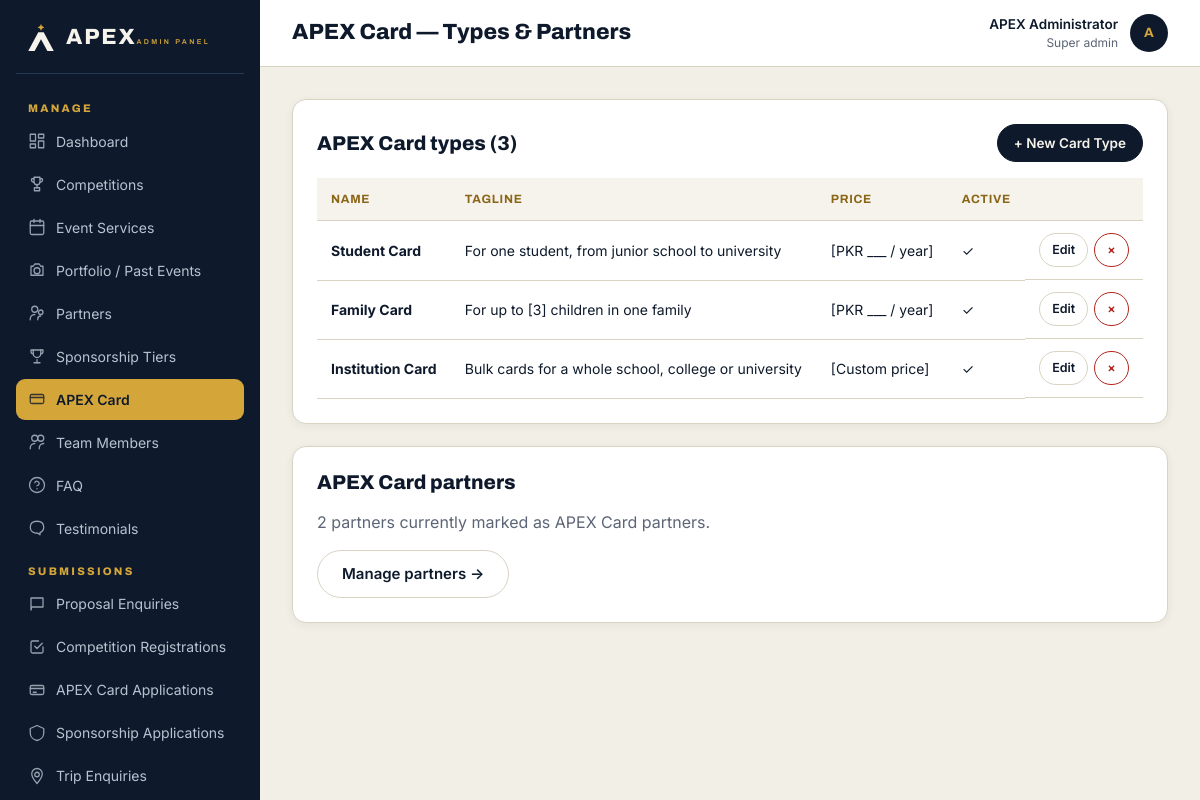
Screenshot of /admin/card/index.php (signed in) with the database file from the repository.
### tables this page shows
CREATE TABLE `apex_card_types` (
  `id` INT UNSIGNED NOT NULL AUTO_INCREMENT,
  `name` VARCHAR(80) NOT NULL,
  `tagline` VARCHAR(200) NULL,
  `price` VARCHAR(80) NULL,
  `description` TEXT NULL,
  `benefits` TEXT NULL,
  `sort_order` INT NOT NULL DEFAULT 0,
  `is_active` TINYINT(1) NOT NULL DEFAULT 1,
  PRIMARY KEY (`id`)
);

### includes/functions.php (called while the page is built, shortened)
<?php
if (!function_exists('e')) {
    function e($v): string {
        return htmlspecialchars((string)$v, ENT_QUOTES | ENT_SUBSTITUTE, 'UTF-8');
    }
}

### config/database.php (called while the page is built)
<?php
$dbConfig = [
    'host'     => $_ENV['DB_HOST']     ?? getenv('DB_HOST')     ?: 'localhost',
    'name'     => $_ENV['DB_NAME']     ?? getenv('DB_NAME')     ?: 'apex_db',
    'user'     => $_ENV['DB_USER']     ?? getenv('DB_USER')     ?: 'root',
    'pass'     => $_ENV['DB_PASS']     ?? getenv('DB_PASS')     ?: '',
    'charset'  => 'utf8mb4',
    'port'     => $_ENV['DB_PORT']     ?? getenv('DB_PORT')     ?: 3306,
];
function db(): PDO
{
    static $pdo = null;
    if ($pdo instanceof PDO) {
        return $pdo;
    }
    global $dbConfig;
    $dsn = sprintf(
        'mysql:host=%s;port=%d;dbname=%s;charset=%s',
        $dbConfig['host'], (int)$dbConfig['port'], $dbConfig['name'], $dbConfig['charset']
    );
    try {
        $pdo = new PDO($dsn, $dbConfig['user'], $dbConfig['pass'], [
            PDO::ATTR_ERRMODE            => PDO::ERRMODE_EXCEPTION,
            PDO::ATTR_DEFAULT_FETCH_MODE => PDO::FETCH_ASSOC,
            PDO::ATTR_EMULATE_PREPARES   => false,
            PDO::MYSQL_ATTR_INIT_COMMAND => "SET NAMES 'utf8mb4' COLLATE 'utf8mb4_unicode_ci'",
        ]);
    } catch (PDOException $e) {
        http_response_code(500);
        if (!empty($_ENV['APP_DEBUG']) || getenv('APP_DEBUG') === 'true') {
            exit('Database connection failed: ' . htmlspecialchars($e->getMessage()));
        }
        error_log('[APEX] DB connection failed: ' . $e->getMessage());
        exit('We could not connect to the database right now. Please try again shortly.');
    }
    return $pdo;
}

### includes/auth.php (called while the page is built, shortened)
<?php
function admin_user(): ?array
{
    try {
        $stmt = db()->prepare('SELECT id,name,email,role,is_active FROM admins WHERE id=? LIMIT 1');
        $stmt->execute([(int)$_SESSION['admin_id']]);
        $u = $stmt->fetch();
        if ($u && (int)$u['is_active'] === 1) {
            return $cached = $u;
        }
    } catch (Throwable $e) {  }
    return null;
}
function require_admin(): array
{
    $u = admin_user();
    return $u;
}

### admin/card/index.php (the view, shortened to what this page needs)
<?php
$pageTitle = 'APEX Card — Types & Partners';
require_once dirname(__DIR__) . '/includes/header.php';
$types = db()->query('SELECT * FROM apex_card_types ORDER BY sort_order')->fetchAll();
$cardPartners = db()->query('SELECT COUNT(*) FROM partners WHERE is_card_partner=1')->fetchColumn();
?>
<div class="admin-card">
  <div style="display:flex;justify-content:space-between;align-items:center;margin-bottom:16px"><h2 style="margin:0">APEX Card types (<?= count($types) ?>)</h2><a class="btn btn-navy btn-sm" href="edit.php">+ New Card Type</a></div>
  <table class="admin-table">
    <thead><tr><th>Name</th><th>Tagline</th><th>Price</th><th>Active</th><th></th></tr></thead>
    <tbody>
    <?php foreach ($types as $r): ?>
      <tr>
        <td><b><?= e($r['name']) ?></b></td>
        <td><?= e($r['tagline']) ?></td>
        <td><?= e($r['price']) ?></td>
        <td><?= $r['is_active']?'✓':'—' ?></td>
        <td class="actions">
          <a class="btn btn-ghost btn-sm" href="edit.php?id=<?= e($r['id']) ?>">Edit</a>
          <form method="POST" action="delete.php" style="display:inline" onsubmit="return confirm('Delete?')"><?= csrf_field() ?><input type="hidden" name="id" value="<?= e($r['id']) ?>"><button class="btn btn-ghost btn-sm" style="color:var(--red);border-color:var(--red)">×</button></form>
        </td>
      </tr>
    <?php endforeach; ?>
    </tbody>
  </table>
</div>
<div class="admin-card">
  <h2>APEX Card partners</h2>
  <p class="text-slate"><?= (int)$cardPartners ?> partners currently marked as APEX Card partners.</p>
  <a class="btn btn-ghost" href="../partners/index.php">Manage partners →</a>
</div>
<?php require_once dirname(__DIR__) . '/includes/footer.php'; ?>

### admin/includes/header.php (shortened to what this page needs)
<?php
require_once dirname(__DIR__, 2) . '/includes/auth.php';
$user = require_admin();
$pageTitle = $pageTitle ?? 'Dashboard';
$selfParts = explode('/', ltrim($_SERVER['PHP_SELF'] ?? '', '/'));
$adminIdx = array_search('admin', $selfParts, true);
$depthBelowAdmin = $adminIdx !== false ? max(0, count($selfParts) - $adminIdx - 2) : 0;
$adminBase = str_repeat('../', $depthBelowAdmin);
$siteBase  = $adminBase . '../';
function admin_nav_link(string $pathUnderAdmin, string $label, string $icon = ''): void {
    global $adminBase;
    $href = $adminBase . ltrim($pathUnderAdmin, '/');
    $current = trim($_SERVER['REQUEST_URI'] ?? '', '/');
    $dir     = dirname($pathUnderAdmin);
    $isActive = str_ends_with($current, '/' . trim($pathUnderAdmin, '/'))
             || ($dir !== '.' && str_contains($current, '/' . trim($dir, '/') . '/'));
    echo '<a href="' . e($href) . '"' . ($isActive ? ' aria-current="page"' : '') . '>';
    if ($icon) echo '<svg class="ico" viewBox="0 0 24 24" fill="none" stroke="currentColor" stroke-width="1.7" stroke-linecap="round" stroke-linejoin="round" aria-hidden="true">' . $icon . '</svg>';
    echo e($label) . '</a>';
}
?>
<!doctype html>
<html lang="en">
<head>
<link rel="stylesheet" href="<?= e($siteBase) ?>assets/css/main.css">
<link rel="stylesheet" href="<?= e($siteBase) ?>assets/css/admin.css">
</head>
<body class="admin">
<div class="admin-shell">
  <aside id="admin-side" class="admin-side">
    <a class="admin-brand" href="<?= e($adminBase) ?>dashboard.php">
      <svg viewBox="0 0 120 110" width="30" height="27" aria-hidden="true"><path d="M60 0 Q62 12 74 14 Q62 16 60 28 Q58 16 46 14 Q58 12 60 0 Z" fill="#D4A63A"/><path d="M49 34 L71 34 L112 110 L86 110 L60 62 L34 110 L8 110 Z" fill="#F6F3EC"/></svg>
      <span><span class="name">APEX</span><span class="sub">ADMIN PANEL</span></span>
    </a>
    <nav class="admin-nav">
      <h4>MANAGE</h4>
      <?php
      admin_nav_link('dashboard.php', 'Dashboard', '<rect x="3" y="3" width="7" height="9"/><rect x="14" y="3" width="7" height="5"/><rect x="14" y="12" width="7" height="9"/><rect x="3" y="16" width="7" height="5"/>');
      admin_nav_link('card/index.php', 'APEX Card', '<rect x="3" y="6" width="18" height="12" rx="2"/><line x1="3" y1="10" x2="21" y2="10"/>');
      ?>
      <h4>SUBMISSIONS</h4>
    </nav>
  </aside>
  <section class="admin-main">
    <header class="admin-topbar">
      <h1><?= e($pageTitle) ?></h1>
      <div class="user">
        <div style="text-align:right">
          <div style="font-weight:600"><?= e($user['name']) ?></div>
          <div style="color:var(--slate);font-size:12px"><?= e(ucfirst(str_replace('_',' ',$user['role']))) ?></div>
        </div>
        <div class="avatar"><?= e(strtoupper(substr($user['name'],0,1))) ?></div>
      </div>
    </header>
    <div class="admin-content">

### assets/css/main.css (style rules this page uses)
:root { --navy: #0E1A2B; --panel: #15253B; --edge: #263A57; --gold: #D4A63A; --gold-2: #E3B54A; --dgold: #8A6516; --blue: #2563EB; --blue-dark: #1D4ED8; --blue-soft: #EFF4FF; --ivory: #F6F3EC; --white: #FFFFFF; --slate: #5B6576; --mist: #B9C2D0; --line: #D9D3C4; --line-cool: #E5E7EB; --green: #1F6B45; --greenbg:#E3F1E8; --red: #B3261E; --redbg: #FDECEA; --radius: 14px; --radius-lg: 20px; --shadow-sm: 0 2px 10px rgba(14,26,43,.06); --shadow: 0 12px 28px rgba(14,26,43,.08); --shadow-lg: 0 24px 60px rgba(14,26,43,.14); --shadow-header: 0 1px 2px rgba(15,23,42,.04), 0 2px 8px rgba(15,23,42,.06); --max: 1240px; --transition: .25s cubic-bezier(.2,.8,.2,1); }
*,*::before,*::after { box-sizing:border-box }
html { scroll-behavior:smooth;-webkit-text-size-adjust:100% }
body { margin:0;font-family:Inter,system-ui,-apple-system,Segoe UI,Roboto,sans-serif;color:var(--navy);background:var(--ivory);line-height:1.5;overflow-x:hidden }
img,svg,video { max-width:100%;height:auto;display:block }
a { color:var(--dgold);text-decoration:none;transition:color var(--transition) }
button { font:inherit;cursor:pointer }
input,select,textarea,button { font-family:inherit }
h1,h2,h3,h4 { font-family:Archivo,sans-serif;font-weight:800;line-height:1.15;margin:0 0 .5em }
h1 { font-size:clamp(34px,4.4vw,56px);font-stretch:115% }
h2 { font-size:clamp(26px,3.2vw,40px);font-stretch:112% }
p { margin:0 0 1em }
.btn { display:inline-flex;align-items:center;gap:8px;font-weight:600;font-size:15px;padding:13px 24px;border-radius:999px;min-height:48px;text-decoration:none;border:1.5px solid transparent;transition:all var(--transition);cursor:pointer;line-height:1;font-family:inherit }
.btn-navy { background:var(--navy);color:var(--ivory);border-color:var(--navy) }
.btn-ghost { background:#fff;color:var(--navy);border-color:var(--line) }
.btn-sm { padding:9px 16px;min-height:38px;font-size:13.5px }
.text-slate { color:var(--slate) }
html,body { max-width:100% }
body { overflow-x:hidden;overflow-x:clip }
img,video,iframe,svg { max-width:100%;height:auto }
table { max-width:100% }
a { word-wrap:break-word;overflow-wrap:break-word }
input,textarea,select,button { -webkit-appearance:none;appearance:none;max-width:100% }

### rows the page displays
apex_card_types: name "Student Card", tagline "For one student, from junior school to university", price "[PKR ___ / year]"
apex_card_types: name "Family Card", tagline "For up to [3] children in one family", price "[PKR ___ / year]"
apex_card_types: name "Institution Card", tagline "Bulk cards for a whole school, college or university", price "[Custom price]"

### other values shown
$pageTitle "APEX Card — Types & Partners"
$user['name'] "APEX Administrator"
str_replace('_',' ',$user['role']) "Super admin"
substr($user['name'],0,1) "A"
count($types) "3"
$cardPartners "2"
